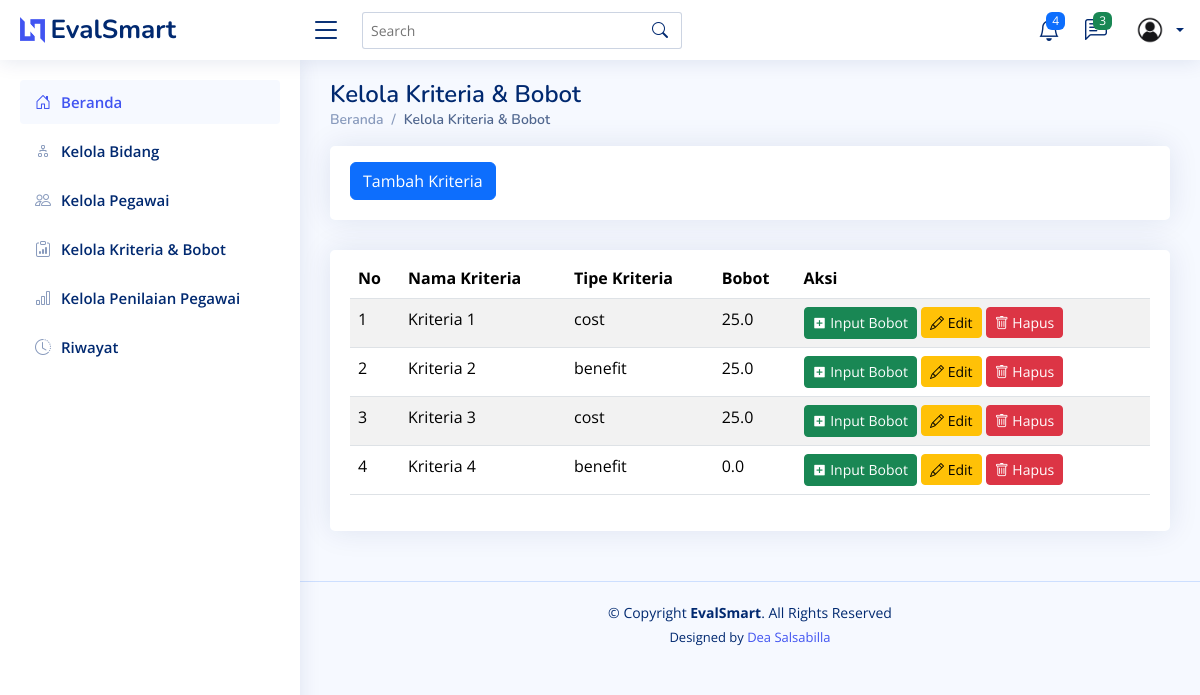
The page /kriteria/ on the database as committed earlier.
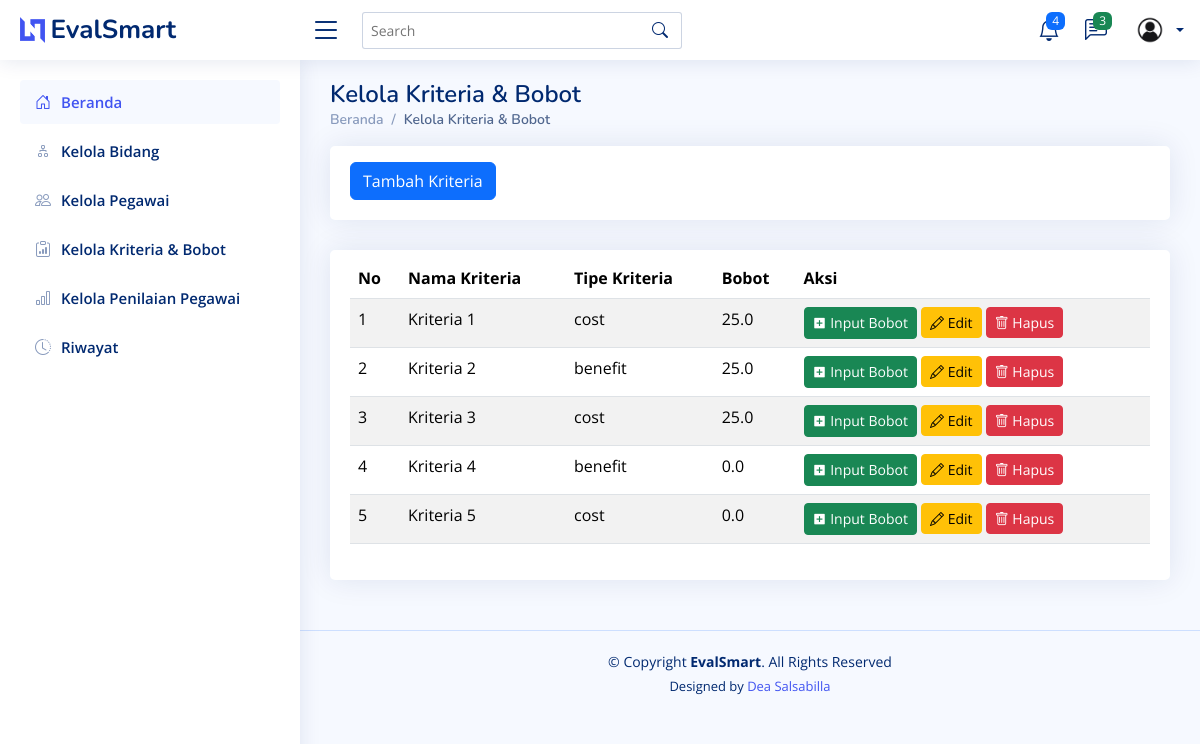
The same page on the database as committed later.
### testing/models.py (models this page shows, shortened)
class Kriteria(models.Model):
    TIPE_CHOICES = [
        ('benefit', 'Benefit'),
        ('cost', 'Cost'),
    ]
    id = models.AutoField(primary_key=True)  # ID otomatis
    nama = models.CharField(max_length=100)  # Nama kriteria
    bobot = models.FloatField(default=0, null=False, blank=False)  # Bobot, default 0
    tipe = models.CharField(max_length=10, choices=TIPE_CHOICES, default='benefit')  # Tipe kriteria (Benefit/Cost)
    class Meta:
        verbose_name_plural = "Kriteria"
        ordering = ['nama']  # Urutkan berdasarkan nama secara default

### testing/views.py (the view)
# urls.py: path("kriteria/", views.kriteria, name="kriteria"),
def kriteria(request):
    kriterias = Kriteria.objects.all()
    return render(request, 'kriteria.html', {'kriterias' : kriterias})

### testing/templates/kriteria.html (shortened to what this page needs)
<!DOCTYPE html>
<html lang="en">
  <head>
    {% load static %}
    <link href="{% static 'assets/vendor/bootstrap/css/bootstrap.min.css' %}" rel="stylesheet" />
    <link href="{% static 'assets/vendor/bootstrap-icons/bootstrap-icons.css' %}" rel="stylesheet" />
    <link href="{% static 'assets/vendor/boxicons/css/boxicons.min.css' %}" rel="stylesheet" />
    <link href="{% static 'assets/vendor/quill/quill.snow.css' %}" rel="stylesheet" />
    <link href="{% static 'assets/vendor/quill/quill.bubble.css' %}" rel="stylesheet" />
    <link href="{% static 'assets/vendor/remixicon/remixicon.css' %}" rel="stylesheet" />
    <link href="{% static 'assets/vendor/simple-datatables/style.css' %}" rel="stylesheet" />
    <link href="{% static 'assets/css/style.css' %}" rel="stylesheet" />
  </head>
  <body>
    {% include 'partials/header.html' %}
    {% include 'partials/sidebar.html' %}
    <main id="main" class="main">
      <div class="pagetitle">
        <h1>Kelola Kriteria & Bobot</h1>
        <nav>
          <ol class="breadcrumb">
            <li class="breadcrumb-item">
              <a href="{% url 'home' %}">Beranda</a>
            </li>
            <li class="breadcrumb-item active">Kelola Kriteria & Bobot</li>
          </ol>
        </nav>
      </div>
      <div class="row">
        <div class="col-lg-12">
          <div class="card">
            <div class="card-body">
              <button class="btn btn-primary mt-3"><a href="{% url 'tambah_kriteria' %}" style="color: white; text-decoration: none;">Tambah Kriteria</a></button>
            </div>
          </div>
        </div>
      </div>
      <section class="section">
        <div class="row">
          <div class="col-lg-12">
            <div class="card">
              <div class="card-body">
                <table class="table table-striped mt-2">
                  <thead>
                    <tr>
                      <th scope="col">No</th>
                      <th scope="col">Nama Kriteria</th>
                      <th scope="col">Tipe Kriteria</th>
                      <th scope="col">Bobot</th>
                      <th scope="col">Aksi</th>
                    </tr>
                  </thead>
                  <tbody>
                    {% for kriteria in kriterias %}
                      <tr>
                        <td>{{ forloop.counter }}</td>
                        <td>{{ kriteria.nama }}</td>
                        <td>{{ kriteria.tipe }}</td>
                        <td>{{ kriteria.bobot }}</td>
                        <td>
                          <a href="{% url 'input_bobot' kriteria.id %}" class="btn btn-success btn-sm"><i class="ri-add-box-fill"></i> Input Bobot</a>
                          <a href="{% url 'edit_kriteria' kriteria.id %}" class="btn btn-warning btn-sm"><i class="bi bi-pencil"></i> Edit</a>
                          <form action="{% url 'delete_kriteria' kriteria.id %}" method="post" style="display:inline;">
                            <button type="submit" class="btn btn-danger btn-sm" onclick="return confirm('Apakah Anda yakin ingin menghapus bidang ini?');"><i class="bi bi-trash"></i> Hapus</button>
                          </form>
                        </td>
                      </tr>
                    {% empty %}
                      <tr>
                        <td colspan="3" class="text-center">Tidak ada data</td>
                      </tr>
                    {% endfor %}
                  </tbody>
                </table>
              </div>
            </div>
          </div>
        </div>
      </section>
    </main>
    {% include 'partials/footer.html' %}
  </body>
</html>

Rows that differ between the two databases and show on the page:
added Kriteria: nama "Kriteria 5", tipe "cost", bobot "0.0"
